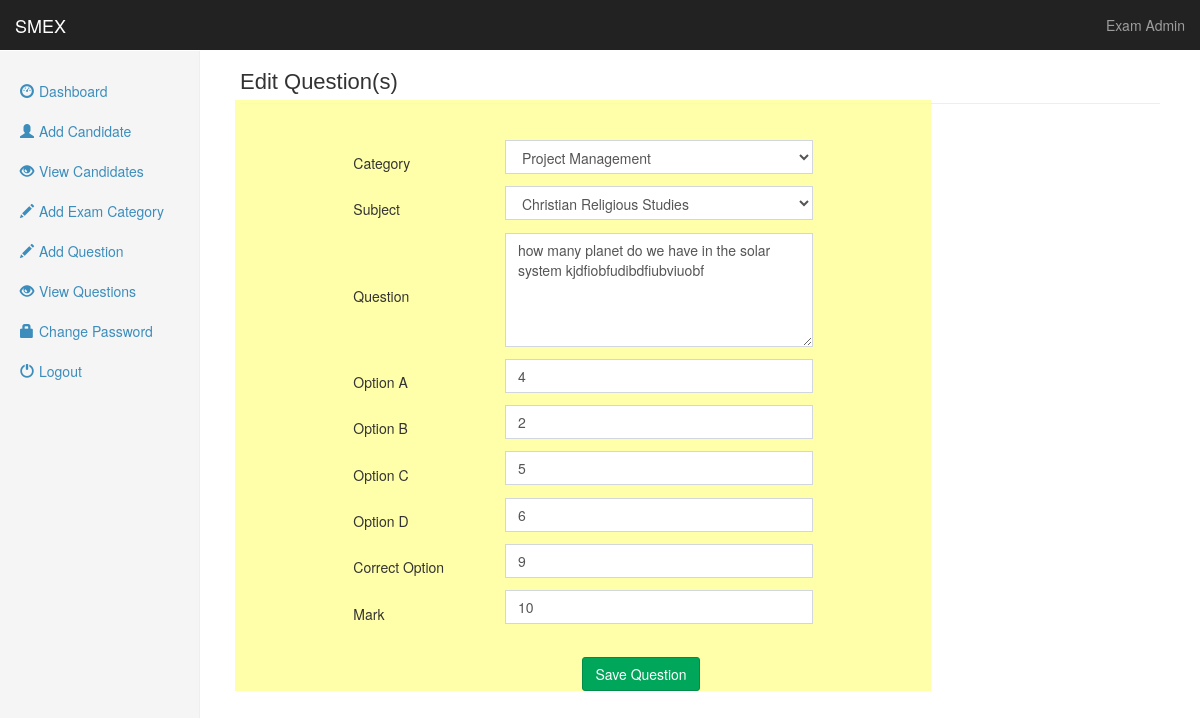
Screenshot of /admin/questedit.php?id=2 (signed in) with the database file from the repository.
### tables this page shows
CREATE TABLE `qtable` (
  `qid` int(11) NOT NULL,
  `question` longtext,
  `optiona` varchar(500) DEFAULT NULL,
  `optionb` varchar(500) DEFAULT NULL,
  `optionc` varchar(500) DEFAULT NULL,
  `optiond` varchar(500) DEFAULT NULL,
  `correctoption` varchar(500) DEFAULT NULL,
  `mark` int(11) DEFAULT NULL,
  `category` varchar(40) DEFAULT NULL,
  `subject` varchar(30) NOT NULL,
  `questimage` varchar(500) NOT NULL
);

### admin/questedit.php (the view, shortened to what this page needs)
<?php
require_once('../Connections/examcon.php');
?>
<!DOCTYPE html>
<html lang="en"><head>
   <link rel="stylesheet" href="../bootstrap/css/bootstrap.min.css">
    <link rel="stylesheet" href="../bootstrap/font-awesome/css/font-awesome.min.css">
    <link rel="stylesheet" href="../css/style.css">
    <link href="../css/dashboard.css" rel="stylesheet">
  </head>
  <body>
    <nav class="navbar navbar-inverse navbar-fixed-top">
      <div class="container-fluid">
        <div class="navbar-header">
          <a class="navbar-brand" href="#">SMEX</a>
        </div>
        <div id="navbar" class="navbar-collapse collapse">
          <ul class="nav navbar-nav navbar-right">
            <li><a href="#">Exam Admin</a></li>
          </ul>
        </div>
      </div>
    </nav>
    <div class="container-fluid">
      <div class="row">
        <div class="col-sm-3 col-md-2 sidebar">
          <ul class="nav nav-sidebar">
            <li><a href="examadmin.php"><span style="padding-right:5px;" class="glyphicon glyphicon-dashboard"></span>Dashboard</a></li>
                <li><a href="reg.php"><span style="padding-right:5px;" class="glyphicon glyphicon-user"></span>Add Candidate</a></li>
                <li><a href="viewcand.php"><span style="padding-right:5px;" class="glyphicon glyphicon-eye-open"></span>View Candidates</a></li>
                <li><a href="createcat.php"><span style="padding-right:5px;" class="glyphicon glyphicon-pencil"></span>Add Exam Category</a></li>
                 <li><a href="questionpage.php"><span style="padding-right:5px;" class="glyphicon glyphicon-pencil"></span>Add Question</a></li>
                 <li><a href="viewquest.php"><span style="padding-right:5px;" class="glyphicon glyphicon-eye-open"></span>View Questions</a></li>
                 <li><a href="changepwd.php"><span style="padding-right:5px;" class="glyphicon glyphicon-lock"></span>Change Password</a></li>
                 <li><a href="logout.php"><span style="padding-right:5px;" class="glyphicon glyphicon-off"></span>Logout</a></li>
          </ul>
        </div>
        <div class="col-sm-9 col-sm-offset-3 col-md-10 col-md-offset-2 main">
          <h1 class="page-header">Edit Question(s)</h1>
            <div id="container" align="center">
<div id="page">
<div id="table">
<?php
 $id=$_GET['id'];
 $logsql="select * from qtable where qid='$id' ";
	$result=mysqli_query($iqcon,$logsql);
	if (mysqli_num_rows($result))
	{
		while($rows=mysqli_fetch_assoc($result))
		{
?>
<form action="" method="post" enctype="multipart/form-data" id="qedit-form" role="form" data-toggle="validator">
<table width="66%"  border="0" align="center">
<tr>
<td>Category</td>
<td>
	<div style="margin-bottom:4%;"><select class="form-control form-control-lg" name="catname" id="catname">
                            <?php
												 echo '<option value="'.$_SESSION['category'].'" selected>'.$_SESSION['category'].'</option>
													<option value="JAMB">JAMB</option>
													<option value="WAEC">WAEC</option>
													<option value="GCE">GCE</option>
													<option value="NECO">NECO</option>
													<option value="NECO GCE">NECO GCE</option>
												 ';
							?>
                            </select></div>
</td>
</tr>
<tr>
<td>Subject</td>
<td>
	<div style="margin-bottom:4%;"><select class="form-control form-control-lg" name="subjt" id="subjt">
                            <?php
												 echo '<option value="'.$_SESSION['subject'].'" selected>'.$_SESSION['subject'].'</option>
												<option value="Accounts">Accounts</option>
												<option value="Agric Science">Agric Science</option>
												<option value="Biology">Biology</option>
												<option value="Chemistry">Chemistry</option>
												<option value="Christian Religious Studies">Christian Religious Studies</option>
												<option value="Commerce">Commerce</option>
												<option value="Civic Education">Civic Education</option>
												<option value="English">English</option>
												<option value="Financial Accounting">Financial Accounting</option>
												<option value="Further Mathematics">Further Mathematics</option>
												<option value="Geography">Geography</option>
												<option value="Government">Government</option>
												<option value="Hausa">Hausa</option>
												<option value="History">History</option>
												<option value="Igbo">Igbo</option>
												<option value="Islamic Studies">Islamic Studies</option>
												<option value="Literature in English">Literature in English</option>
												<option value="Mathematics">Mathematics</option>
												<option value="Physics">Physics</option>
												<option value="Yoruba">Yoruba</option>
												 ';
							?>
                            </select></div>
</td>
</tr>
  <tr>
    <td width="33%">Question</td>
    <td width="67%"><div style="margin-bottom:4%;"><textarea cols="50" rows="5" class="form-control" data-error="Field can't be empty" placeholder="Max 500 character" name="quest" required><?php echo $rows['question']; ?></textarea></td></td>
  </tr>
  <tr>
    <td>Option A </td>
    <td><div style="margin-bottom:4%;"><input type="text" name="opta" class="form-control" value="<?php echo $rows['optiona']; ?>" data-error="Field can't be empty" placeholder="Max 150 character" required></div></td>
  </tr>
  <tr>
    <td>Option B </td>
    <td><div style="margin-bottom:4%;"><input type="text" name="optb" class="form-control" value="<?php echo $rows['optionb']; ?>" data-error="Field can't be empty" placeholder="Max 150 character" required></div></td>
  </tr>
  <tr>
    <td>Option C </td>
    <td><div style="margin-bottom:4%;"><input type="text" name="optc" class="form-control" value="<?php echo $rows['optionc']; ?>" data-error="Field can't be empty" placeholder="Max 150 character" required></div></td>
  </tr>
  <tr>
    <td>Option D </td>
    <td><div style="margin-bottom:4%;"><input type="text" name="optd" class="form-control" value="<?php echo $rows['optiond']; ?>" data-error="Field can't be empty" placeholder="Max 150 character" required></div></td>
  </tr>
  <tr>
    <td>Correct Option </td>
    <td><div style="margin-bottom:4%;"><input type="text" name="correct" class="form-control" value="<?php echo $rows['correctoption']; ?>" data-error="Field can't be empty" placeholder="e.g A or B. etc" required></div></td>
  </tr>
  <tr>
    <td>Mark</td>
    <td><div style="margin-bottom:4%;"><input type="text" name="mar" class="form-control" value="<?php echo $rows['mark']; ?>" data-error="Field can't be empty" required></div></td>
  </tr>
  <tr><td colspan="2">&nbsp;</td></tr>
</table>
<div class="col-sm-offset-2 col-sm-10">
      <button type="submit" id="editquestion" class="btn btn-success">Save Question</button>
    </div>
</form>
<?php
		}
	}
?>
</div>
</div>
</div>
          </div>
        </div>
      </div>
</body></html>

### css/style.css (style rules this page uses)
body { background:url(image/background.png); }
#container { width:100%; padding-left:10%; padding-right:10%; }
#container { float:none; height:auto; width:1300px; }
#page { float:none; background:url(image/pgbackground2.png); width:696px; position:absolute; left: 35px; top: 50px; margin-bottom:300px; padding-left:0; }
#table { margin-top:40px; width:100%; }

### rows the page displays
qtable: quest "how many planet do we have in the solar system kjdfiobfudibdfiubviuobf", opta "4", optb "2", optc "5", optd "6", correct "9", mar "10"

### other values shown
form field catname "Project Management"
form field subjt "Christian Religious Studies"
